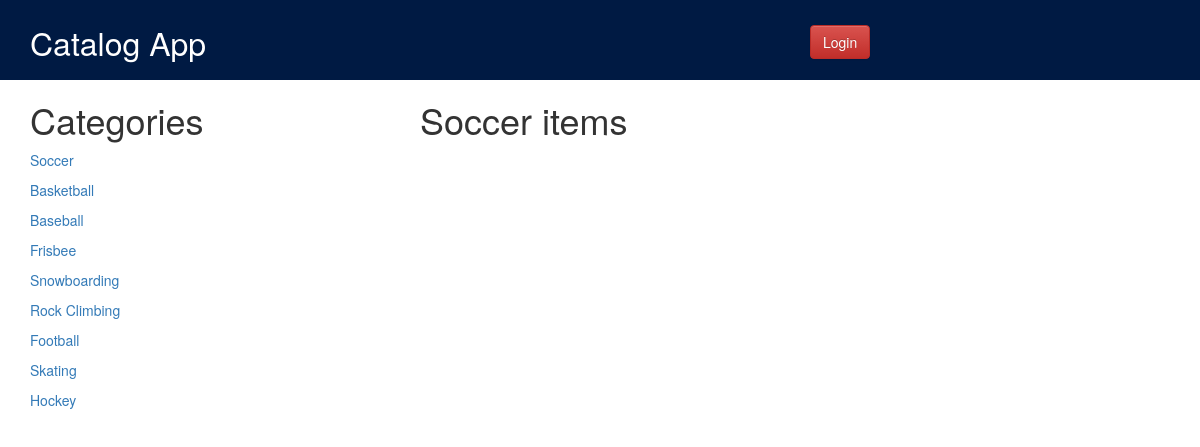
/catalog/Soccer/items, run on the app's committed database.
### database_setup.py (models this page shows, shortened)
class Category(Base):
    __tablename__ = 'category'
    id = Column(Integer, primary_key=True)
    name = Column(String(250), nullable=False)

### application.py (the view)
@app.route('/catalog/<string:category_name>/items')
def showItems(category_name):
    categories = session.query(Category).all()
    category = session.query(Category).filter_by(name=category_name).one()
    items = session.query(Item).filter_by(category_id=category.id).all()
    return render_template('publicitems.html', category=category, categories=categories, items=items)

### templates/publicitems.html (shortened to what this page needs)
{% extends "main.html" %}
{% block content %}
<div class="container">
    <div class="row">
        <div class="col-xs-4">
            <h1>Categories</h1>
            {% for category in categories %}
                <p><a href="{{ url_for('showItems', category_name=category.name) }}">{{ category.name }}</a></p>
            {% endfor %}
        </div>
        <div class="col-xs-8">
            <h1>{{ category.name }} items</h1>
        </div>
    </div>
</div>
{% endblock %}

### data on the page
Category: name "Soccer"
Category: name "Basketball"
Category: name "Baseball"
Category: name "Frisbee"
Category: name "Snowboarding"
Category: name "Rock Climbing"
Category: name "Football"
Category: name "Skating"
Category: name "Hockey"
